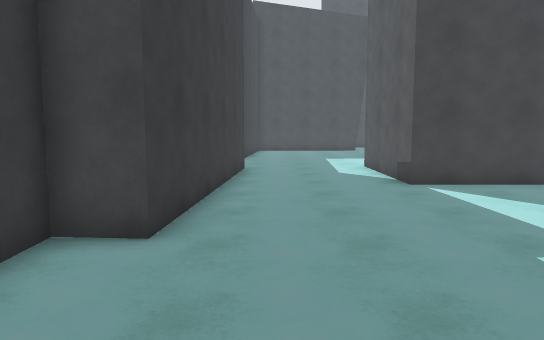
[1] (above)

16 first-person views from a walk through a 3-D level made in the Unity game engine. The camera is 1.5 m above the floor, tilts 6° down and sees 70° across. Doors are open. The floor is counted in squares, 1 m on a side. Each view is taken from the middle of a square. On the plan, view 1 faces up. The plan holds only what a view shows up to about 17 squares ahead; the rest is blank. The place goes on beyond the plan. The player is left out.

[2]
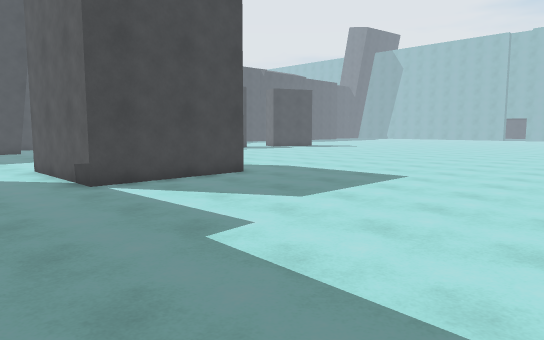

[3]
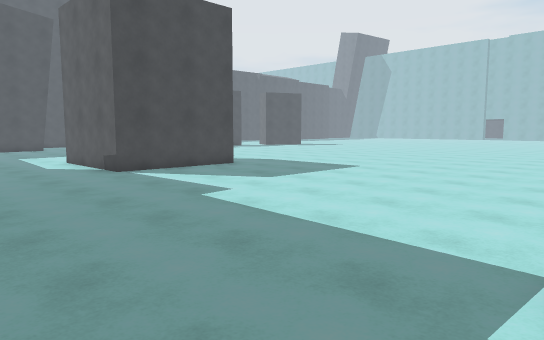

[4]
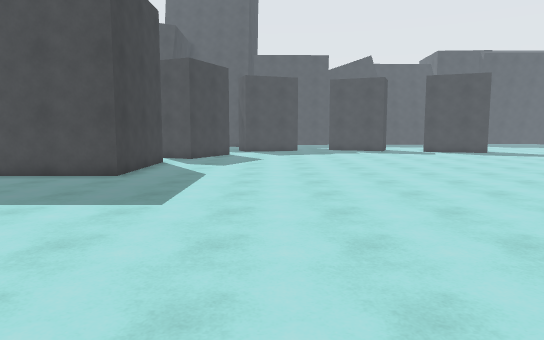

[5]
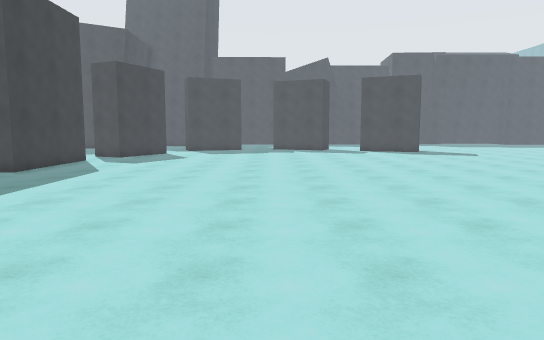

[6]
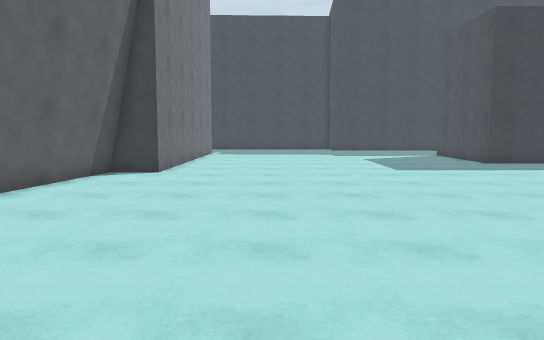

[7]
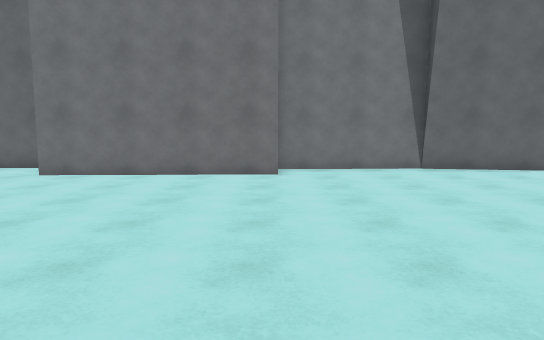

[8]
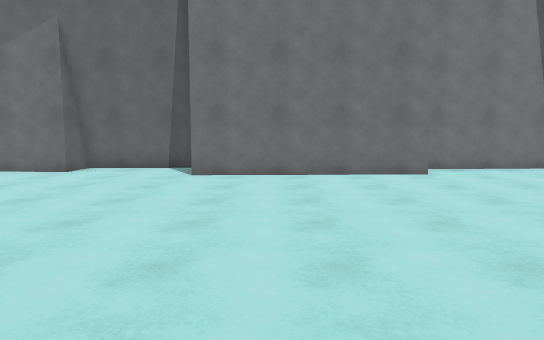

[9]
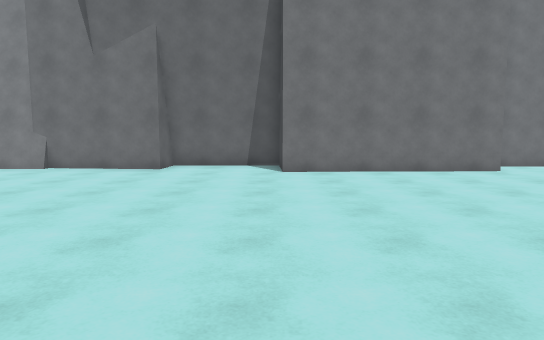

[10]
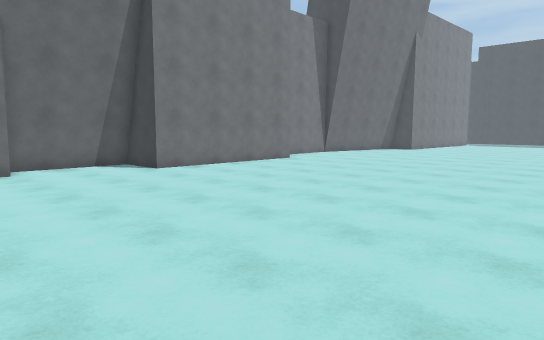

[11]
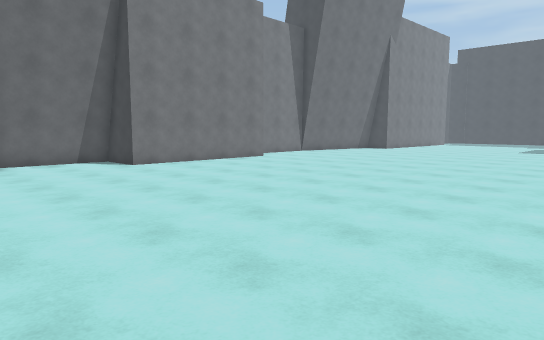

[12]
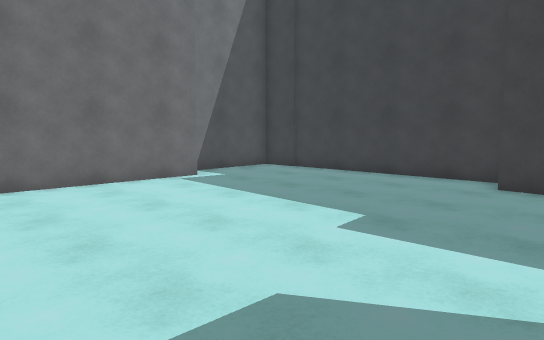

[13]
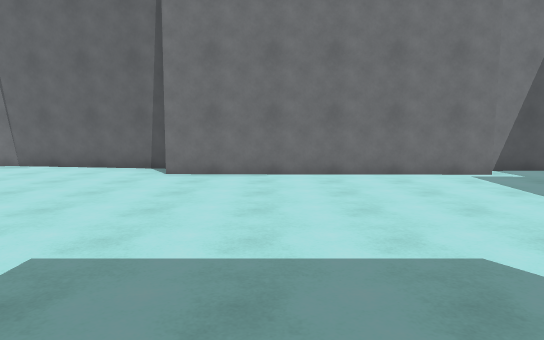

[14]
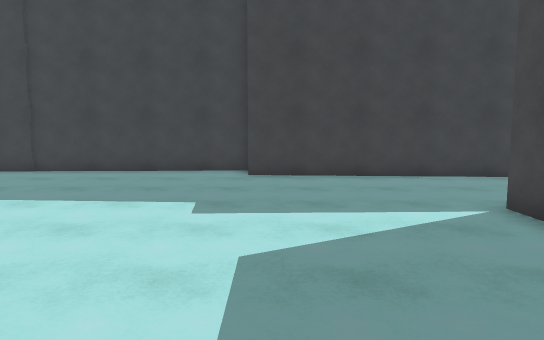

[15]
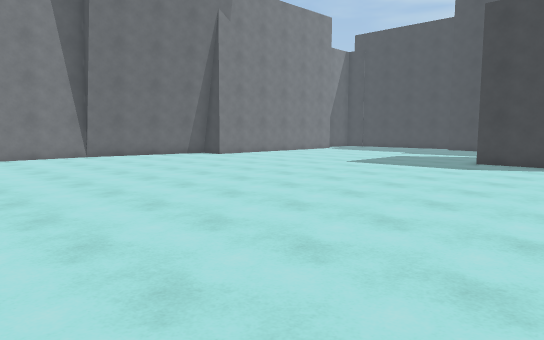

[16]
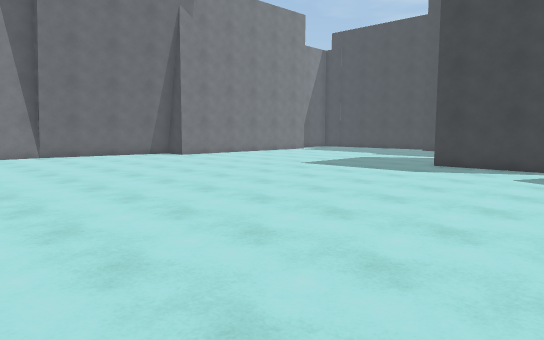

### Floor plan
Points are (right, up) in squares from view 1. A wall is a line through its corners. A room is listed if a view was taken in it or the views show most of it. See-through windows are left out.
Room 1 (views 1, 2, 3, 4, 5, 6, 7, 8, 9, 10, 11, 12, 13, 14, 15, 16)
walls: (24.8, -3.9) (32.6, -3.6) (32.7, -6.1); (19.2, -5.8) (24.8, -5.6); (12.5, -4.4) (19.4, -5.5); (9, 15) (9, 10.4) (3.8, 10.4) (3.8, 15.8); (32.6, -5.7) (37.1, -5.6); (32.7, -5.9) (37.1, -5.7); (1.7, -2.8) (12.6, -2.9) (12.5, -4.6); (37.1, -5.9) (37.2, -4.5) (40.5, -4.9); (-1.1, 15) (-1.7, 5.2) (-3.1, 5.3) (-2.8, -4.1) (1, -4)
low walls: (17.9, -5.5) (19.4, -5.7); (12.5, -4.6) (17.5, -5.4); (32.7, -6.1) (37.1, -5.9)

Positions as (right, up) in squares from view 1, and headings:
1: (0, 0), facing up
2: (0, 0), facing up-right
3: (-2, -3), facing up-right
4: (14, -2), facing up
5: (18, -3), facing up
6: (26, 1), facing left
7: (25, 9), facing down
8: (30, 9), facing down
9: (33, 10), facing down
10: (40, 10), facing down-left
11: (40, 12), facing down-left
12: (9, 8), facing down-left
13: (9, 10), facing down
14: (11, 6), facing left
15: (27, 16), facing down-left
16: (25, 17), facing down-left
